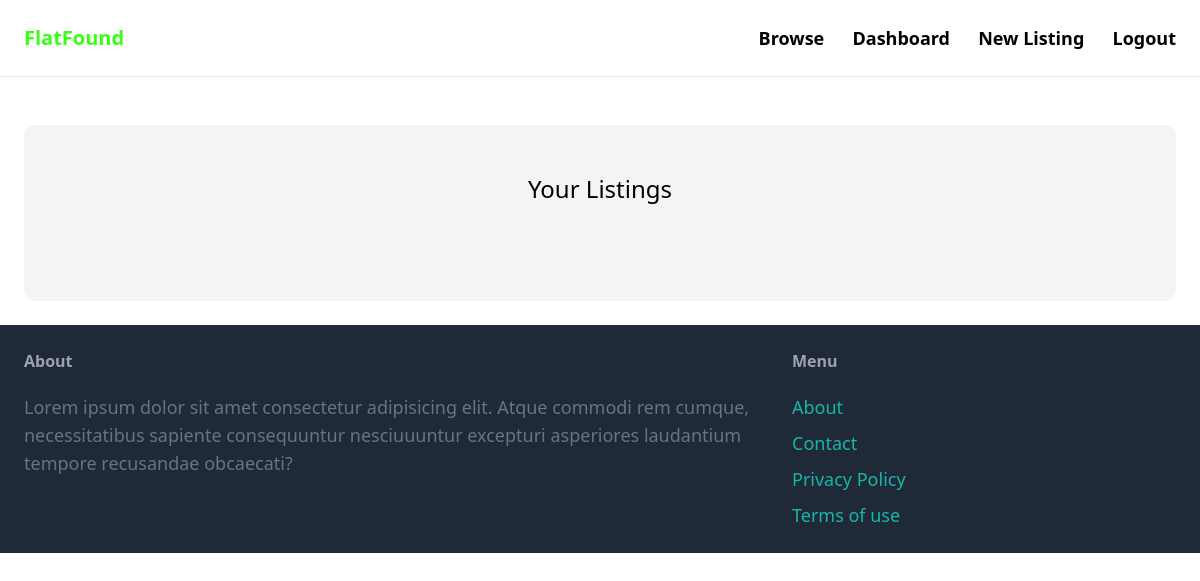
Before: /dashboard (signed in) with the older database file.
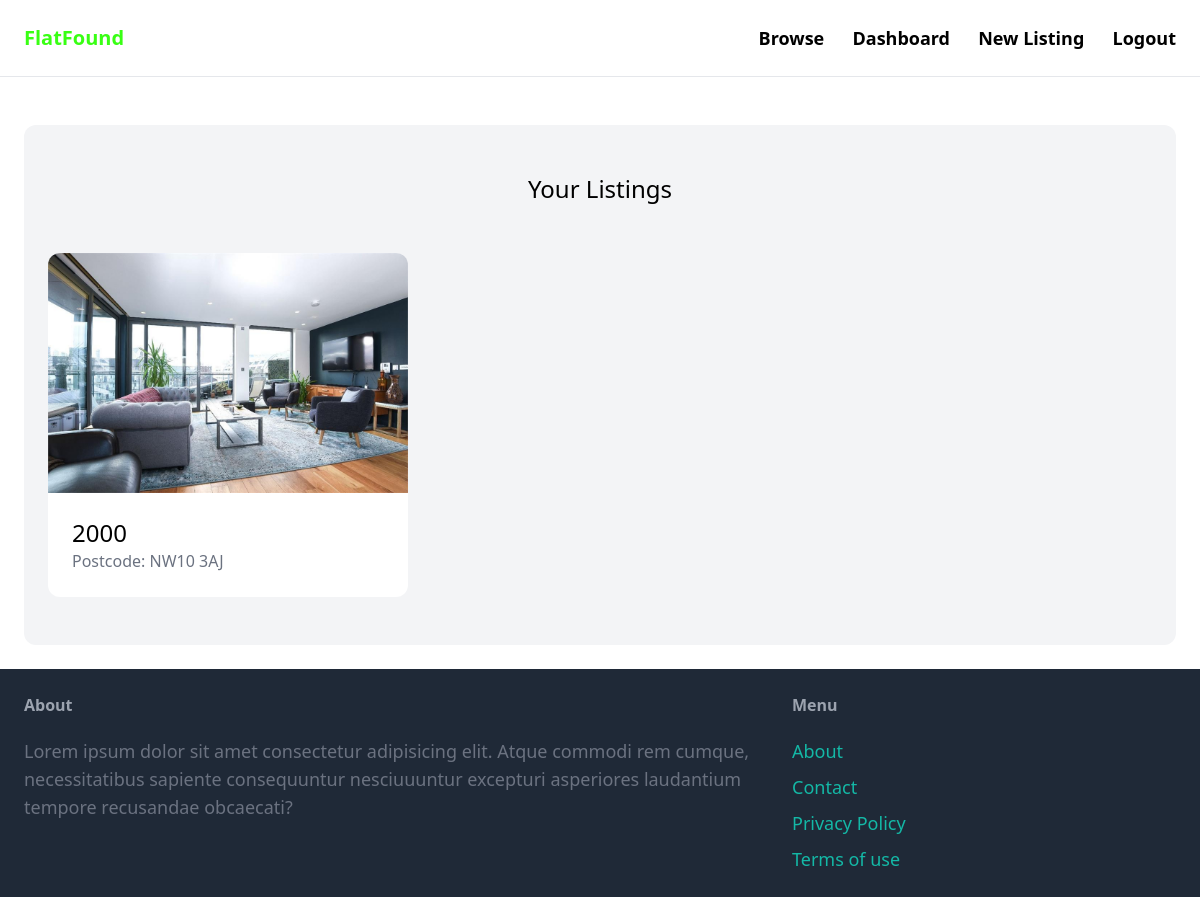
After: the same page with the newer database file.
### property/models.py (models this page shows, shortened)
class Property(models.Model):
    category = models.ForeignKey(
        Category, related_name='properties', on_delete=models.CASCADE)
    price_pcm = models.IntegerField()
    ppw = models.FloatField()
    address = models.TextField(blank=True, null=True)
    postcode = models.TextField(blank=True, null=True)
    description = models.TextField(blank=True, null=True)
    image = models.ImageField(upload_to='prop_images', blank=True, null=True)
    created_by = models.ForeignKey(
        User, related_name='properties', on_delete=models.CASCADE)
    created_at = models.DateField(auto_now_add=True)

### dashboard/views.py (the view)
# urls.py: path('', views.index, name='index'),
@login_required
def index(request):
    properties = Property.objects.filter(created_by=request.user)
    return render(request, 'dashboard/index.html', {
        'properties': properties
    })

### dashboard/templates/dashboard/index.html (shortened to what this page needs)
{% extends 'core/base.html' %}
{% block content %}
<div class="mt-6 px-6 py-12 bg-gray-100 rounded-xl">
    <h2 class="mb-12 text-2xl text-center">Your Listings</h2>
    <div class="grid grid-cols-3 gap-3">
        {% for property in properties %}
        <div>
            <a href="{% url 'property:detail' property.id %}">
                <div class="">
                    <img src="{{ property.image.url }}" alt="" class="rounded-t-xl">
                </div>
                <div class="p-6 bg-white rounded-b-xl">
                    <h2 class="text-2xl">{{property.price_pcm}}</h2>
                    <p class="text-gray-500">Postcode: {{property.postcode}}</p>
                </div>
            </a>
        </div>
        {% endfor %}
    </div>
</div>
{% endblock %}

Changed rows visible on the page:
added Property: image (picture), price_pcm "2000", postcode "NW10 3AJ"
